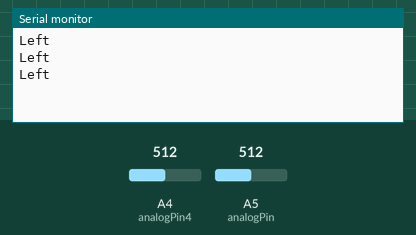
Recording of a sketch running on a simulated Arduino Uno, built with avr-gcc and run on an emulated ATmega328P. Parts: the last lines printed to the serial monitor. The test bench sets the inputs (shaded band); at power-on: A4 (analogPin4) = 512, A5 (analogPin) = 512.

Above: at 1.3 s.
1.4 s: A4 (analogPin4) set to 0
At 1.9 s:
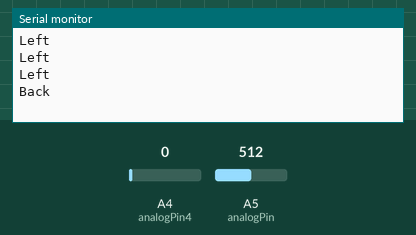
3.5 s: A5 (analogPin) set to 0
At 3.9 s:
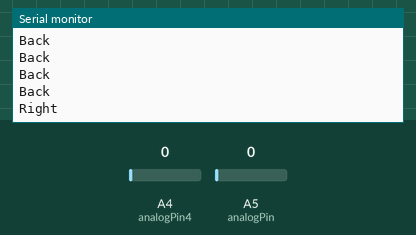
5.5 s: A4 (analogPin4) set to 122
At 5.9 s:
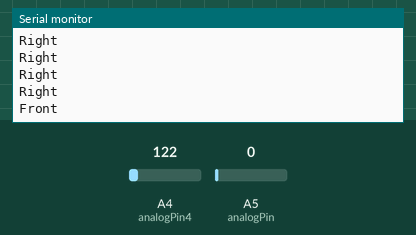

Measured:
- after the input at 1.4 s, the serial monitor: prints a new line after 0.10 s (image 1)
- after the input at 3.5 s, the serial monitor: prints a new line at once (image 2)
- after the input at 5.5 s, the serial monitor: prints a new line at once (image 3)

The sketch:

Library_Arduino_UNO_R3_0015_RPI-1031_Angle_Sensor.ino
```cpp
int analogPin = 5; //ประกาศตัวแปร ให้ analogPin แทนขา analog ขาที่5
int analogPin4 = 4;
int val = 0;
int va2 = 0;
void setup() {
  Serial.begin(9600);
}

void loop() {
  val = analogRead(analogPin);  //อ่านค่าสัญญาณ analog ขา5 ที่ต่อกับ RPI-1031
  va2 = analogRead(analogPin4);  //อ่านค่าสัญญาณ analog ขา4 ที่ต่อกับ RPI-1031

  if (val == 0 && va2 > 0 ) {
    Serial.println("Front");
  }
  if (va2 == 0 && val > 0 ) {
    Serial.println("Back");
  }
  if (va2 == 0 && val == 0 ) {
    Serial.println("Right");
  }
  if (va2 > 0 && val > 0 ) {
    Serial.println("Left");
  }
  delay(500);
}
```
